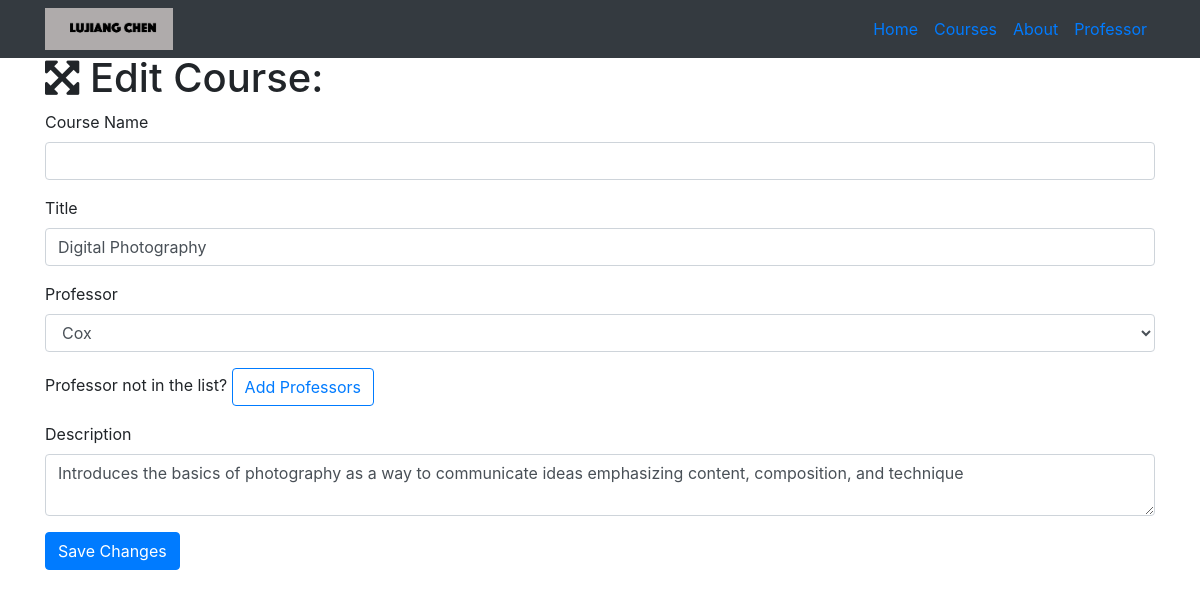
Page /course/edit/4 on the committed database.
### resume.py (models this page shows)
class Course(db.Model):
    __tablename__ = 'courses'
    id = db.Column(db.Integer, primary_key=True)
    course_number = db.Column(db.String(60))
    title = db.Column(db.String(256))
    description = db.Column(db.Text)
    professor_id = db.Column(db.Integer, db.ForeignKey('professors.id'))

### resume.py (the view, shortened to what this page needs)
@app.route('/course/edit/<int:id>', methods=['GET', 'POST'])
def edit_course(id):
    course = Course.query.filter_by(id=id).first()
    professors = Professor.query.all()
    if request.method == 'GET':
        return render_template('course-edit.html', course=course, professors=professors)

### templates/course-edit.html (shortened to what this page needs)
{% extends "home-base.html"%}
{% block page_content%}
  <div class="container">
    <h1><i class="fa fa-arrows-alt" aria-hidden="true"></i> Edit Course:</h1>
    <form action="/course/edit/{{course.id}}" method="post">
      <div class="form-group">
        <label>Course Name</label>
        <input class="form-control" type="text" name="number" value="{{course.number}}" required="true">
      </div>
      <div class="form-group">
        <label>Title</label>
        <input class="form-control" type="text" name="title" value="{{course.title}}" required="true">
      </div>
      <div class="form-group">
        <label>Professor</label>
        <select class="form-control" name="professor">
          {% for professor in professors %}
            {% if professor == course.professor %}
              <option selected="selected">{{professor.name}}</option>
            {% else %}
              <option>{{professor.name}}</option>
            {% endif %}
          {% endfor %}
        </select>
      </div>
      <div class="form-group">
        Professor not in the list? <a href="/professor/add" class="btn btn-outline-primary" role="button" aria-disabled="true">Add Professors</a>
      </div>
      <div class="form-group">
        <label>Description</label>
        <textarea class="form-control" name="description" required="true">{{course.description}}</textarea>
      </div>
      <button type="submit" class="btn btn-primary">Save Changes</button>
    </form>
  </div>
{% endblock%}

### static/resume.css (style rules this page uses)
body { padding-top: 54px; }

### rows in the picture
Course: title "Digital Photography", description "Introduces the basics of photography as a way to communicate ideas emphasizing content, composition, and technique"

### other values in the picture
form field professor "Cox"
